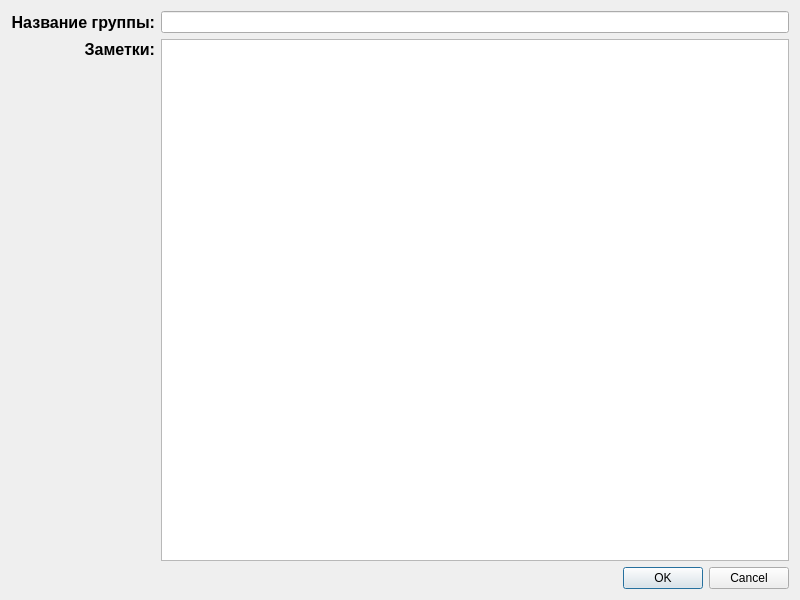
<?xml version="1.0" encoding="UTF-8"?>
<ui version="4.0">
 <class>AddNewGroupWidget</class>
 <widget class="QDialog" name="AddNewGroupWidget">
  <property name="geometry">
   <rect>
    <x>0</x>
    <y>0</y>
    <width>800</width>
    <height>600</height>
   </rect>
  </property>
  <property name="windowTitle">
   <string>Создать новую группу</string>
  </property>
  <layout class="QGridLayout" name="gridLayout">
   <item row="0" column="0">
    <layout class="QVBoxLayout" name="verticalLayout_3">
     <item>
      <layout class="QHBoxLayout" name="horizontalLayout">
       <item>
        <layout class="QVBoxLayout" name="verticalLayout">
         <item>
          <widget class="QLabel" name="label">
           <property name="maximumSize">
            <size>
             <width>16777215</width>
             <height>23</height>
            </size>
           </property>
           <property name="text">
            <string>&lt;html&gt;&lt;head/&gt;&lt;body&gt;&lt;p&gt;&lt;span style=&quot; font-size:12pt; font-weight:700;&quot;&gt;Название группы:&lt;/span&gt;&lt;/p&gt;&lt;/body&gt;&lt;/html&gt;</string>
           </property>
           <property name="alignment">
            <set>Qt::AlignRight|Qt::AlignTrailing|Qt::AlignVCenter</set>
           </property>
          </widget>
         </item>
         <item>
          <widget class="QLabel" name="label_5">
           <property name="text">
            <string>&lt;html&gt;&lt;head/&gt;&lt;body&gt;&lt;p&gt;&lt;span style=&quot; font-size:12pt; font-weight:700;&quot;&gt;Заметки:&lt;/span&gt;&lt;/p&gt;&lt;/body&gt;&lt;/html&gt;</string>
           </property>
           <property name="alignment">
            <set>Qt::AlignRight|Qt::AlignTop|Qt::AlignTrailing</set>
           </property>
          </widget>
         </item>
        </layout>
       </item>
       <item>
        <layout class="QVBoxLayout" name="verticalLayout_2">
         <item>
          <widget class="QLineEdit" name="groupName">
           <property name="maximumSize">
            <size>
             <width>16777215</width>
             <height>23</height>
            </size>
           </property>
          </widget>
         </item>
         <item>
          <widget class="QTextEdit" name="otherNotesForGroup"/>
         </item>
        </layout>
       </item>
      </layout>
     </item>
     <item>
      <widget class="QDialogButtonBox" name="buttonBox">
       <property name="orientation">
        <enum>Qt::Horizontal</enum>
       </property>
       <property name="standardButtons">
        <set>QDialogButtonBox::Cancel|QDialogButtonBox::Ok</set>
       </property>
      </widget>
     </item>
    </layout>
   </item>
  </layout>
 </widget>
 <resources/>
 <connections>
  <connection>
   <sender>buttonBox</sender>
   <signal>accepted()</signal>
   <receiver>AddNewGroupWidget</receiver>
   <slot>accept()</slot>
   <hints>
    <hint type="sourcelabel">
     <x>248</x>
     <y>254</y>
    </hint>
    <hint type="destinationlabel">
     <x>157</x>
     <y>274</y>
    </hint>
   </hints>
  </connection>
  <connection>
   <sender>buttonBox</sender>
   <signal>rejected()</signal>
   <receiver>AddNewGroupWidget</receiver>
   <slot>reject()</slot>
   <hints>
    <hint type="sourcelabel">
     <x>316</x>
     <y>260</y>
    </hint>
    <hint type="destinationlabel">
     <x>286</x>
     <y>274</y>
    </hint>
   </hints>
  </connection>
 </connections>
</ui>
